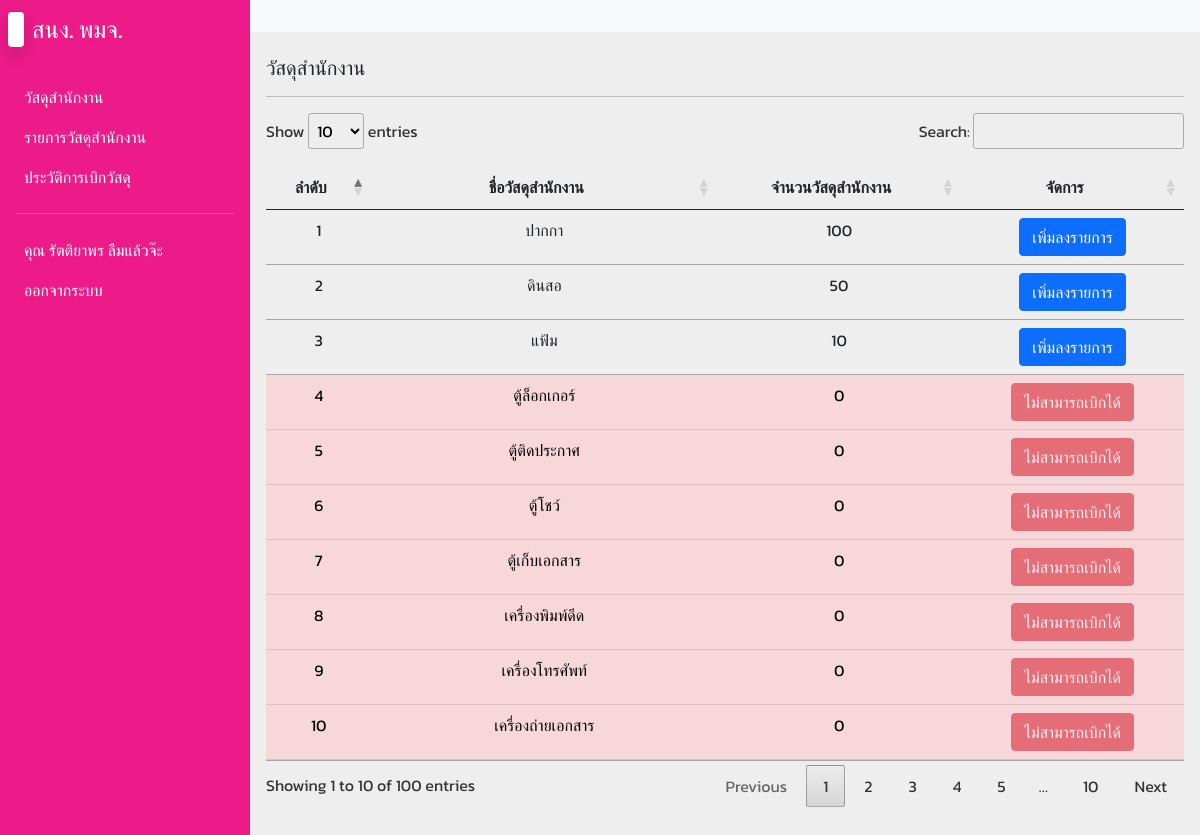
Screenshot of /offices.php (signed in) with the database file from the repository.
### tables this page shows
CREATE TABLE `offices` (
  `office_id` int(11) NOT NULL,
  `office_name` varchar(255) NOT NULL,
  `office_qty` int(11) NOT NULL
);

### offices.php (the view, shortened to what this page needs)
<?php
include('config/db.php');
?>
<!DOCTYPE html>
<html lang="en">
<head>
  <link rel="stylesheet" href="css/bootstrap.min.css">
  <link rel="stylesheet" href="css/fonts.css">
  <link rel="stylesheet" href="css/styles.css">
  <link rel="stylesheet" href="css/jquery.dataTables.min.css">
  <link rel="stylesheet" href="css/all.min.css">
  <link rel="stylesheet" href="css/fontawesome.min.css">
</head>
<body>
  <div class="main-container d-flex">
    <div class="sidebar" id="side_nav">
      <div class="header-box px-2 pt-3 pb-4 d-flex justify-content-between">
        <h1 class="fs-4"><span class="bg-white text-dark rounded shadow px-2 me-2"></span><span class="text-white">สนง. พมจ.</span></h1>
      </div>
      <?php include('includes/menuSidebar.inc.php'); ?>
    </div>
    <div class="content">
      <nav class="navbar navbar-expand-md navbar-light bg-light">
        <div class="container-fluid">
          <div class="collapse navbar-collapse justify-content-end" id="navbarSupportedContent">
            <ul class="navbar-nav mb-2 mb-lg-0">
              <li class="nav-item">
                <a class="nav-link active" aria-current="page" href="#"></a>
              </li>
            </ul>
          </div>
        </div>
      </nav>
    <div class="dashboard-content px-3 pt-4">
      <h2 class="fs-5"> วัสดุสำนักงาน</h2>
      <hr>
     <table class="table table-hover" id="myTable">
        <thead>
          <tr>
            <th class="text-center">ลำดับ</th>
            <th class="text-center">ชื่อวัสดุสำนักงาน</th>
            <th class="text-center">จำนวนวัสดุสำนักงาน</th>
            <th class="text-center">จัดการ</th>
          </tr>
        </thead>
        <tbody>
          <?php
          $sql = "SELECT * FROM `offices` ORDER BY office_qty DESC";
          $query = mysqli_query($conn, $sql);
          $i = 0;
          while($row = mysqli_fetch_array($query)) {
            $i++;
          ?>
          <tr class="<?php if($row['office_qty'] == 0) { echo 'table-danger'; } ?>">
            <td class="text-center"><?= $i; ?></td>
            <td class="text-center"><?= $row['office_name']; ?></td>
            <td class="text-center"><?= number_format($row['office_qty']); ?></td>
            <td class="text-center">
              <?php
              if($_SESSION['emp_role'] == 1 && $row['office_qty'] >= 1) {
              ?>
              <a href="lists.php?p_id=<?= $row['office_id']; ?>&act=add" class="btn btn-primary">เพิ่มลงรายการ</a>
              <?php } else if($_SESSION['emp_role'] == 2) { ?>
                <a href="#" class="btn btn-sucess">นำเข้าวัสดุ</a>
                <?php
              } else { ?>
              <a href="#" class="btn btn-danger disabled">ไม่สามารถเบิกได้</a>
              <?php } ?>
            </td>
          </tr>
          <?php } ?>
        </tbody>
      </table>
    </div>
    <br><br><br>
  </div>
</body>
</html>

### css/styles.css (style rules this page uses)
body { background-color: #eee; }
#side_nav { background: #EC1B89; min-width: 250px; max-width: 250px; transition: all 0.3s; }
.content { min-height: 100vh; width: 100%; }

### rows the page displays
offices: office_name "ปากกา", office_qty "100"
offices: office_name "ดินสอ", office_qty "50"
offices: office_name "แฟ้ม", office_qty "10"
offices: office_name "ตู้ล็อกเกอร์", office_qty "0", shows "ไม่สามารถเบิกได้"
offices: office_name "ตู้ติดประกาศ", office_qty "0", shows "ไม่สามารถเบิกได้"
offices: office_name "ตู้โชว์", office_qty "0", shows "ไม่สามารถเบิกได้"
offices: office_name "ตู้เก็บเอกสาร", office_qty "0", shows "ไม่สามารถเบิกได้"
offices: office_name "เครื่องพิมพ์ดีด", office_qty "0", shows "ไม่สามารถเบิกได้"
offices: office_name "เครื่องโทรศัพท์", office_qty "0", shows "ไม่สามารถเบิกได้"
offices: office_name "เครื่องถ่ายเอกสาร", office_qty "0", shows "ไม่สามารถเบิกได้"

### other values shown
$_SESSION['emp_fname'] "รัตติยาพร"
$_SESSION['emp_lname'] "ลืมแล้วจ๊ะ"
